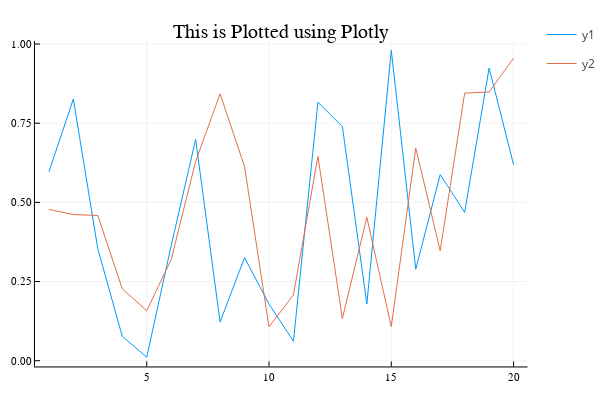

Notebook code for this chart:
### Code cell
# Backend
plotlyjs()

plot(x, y, title="This is Plotted using Plotly")

### Figure 1 — Plotly figure (JSON) as saved in the notebook; plotly's stock layout.template omitted (floating-point values rounded to 4 significant figures)
{"data": [{"colorbar": {"title": ""}, "legendgroup": "y1", "line": {"color": "rgba(0, 154, 250, 1.000)", "dash": "solid", "shape": "linear", "width": 1}, "mode": "lines", "name": "y1", "showlegend": true, "type": "scatter", "x": [1, 2, 3, 4, 5, 6, 7, 8, 9, 10, 11, 12, 13, 14, 15, 16, 17, 18, 19, 20], "xaxis": "x", "y": [0.5962, 0.8265, 0.3536, 0.07724, 0.01094, 0.3634, 0.6987, 0.1223, 0.3256, 0.1786, 0.06156, 0.8162, 0.7394, 0.179, 0.9804, 0.2891, 0.5878, 0.4686, 0.9242, 0.619], "yaxis": "y", "zmax": null, "zmin": null}, {"colorbar": {"title": ""}, "legendgroup": "y2", "line": {"color": "rgba(227, 111, 71, 1.000)", "dash": "solid", "shape": "linear", "width": 1}, "mode": "lines", "name": "y2", "showlegend": true, "type": "scatter", "x": [1, 2, 3, 4, 5, 6, 7, 8, 9, 10, 11, 12, 13, 14, 15, 16, 17, 18, 19, 20], "xaxis": "x", "y": [0.4779, 0.4615, 0.4587, 0.2274, 0.158, 0.3195, 0.6295, 0.8427, 0.6131, 0.1069, 0.208, 0.6455, 0.1334, 0.4526, 0.1077, 0.6719, 0.347, 0.8452, 0.8485, 0.9554], "yaxis": "y", "zmax": null, "zmin": null}], "layout": {"annotations": [{"font": {"color": "rgba(0, 0, 0, 1.000)", "family": "sans-serif", "size": 20}, "rotation": 0, "showarrow": false, "text": "This is Plotted using Plotly", "x": 0.5296, "xanchor": "center", "xref": "paper", "y": 1, "yanchor": "top", "yref": "paper"}], "height": 400, "legend_position": {"bgcolor": "rgba(255, 255, 255, 1.000)", "bordercolor": "rgba(0, 0, 0, 1.000)", "borderwidth": 1, "font": {"color": "rgba(0, 0, 0, 1.000)", "family": "sans-serif", "size": 11}, "title": {"font": {"color": "rgba(0, 0, 0, 1.000)", "family": "sans-serif", "size": 15}, "text": ""}, "tracegroupgap": 0, "traceorder": "normal", "x": 1, "xanchor": "auto", "y": 1, "yanchor": "auto"}, "margin": {"b": 20, "l": 0, "r": 0, "t": 20}, "paper_bgcolor": "rgba(255, 255, 255, 1.000)", "plot_bgcolor": "rgba(255, 255, 255, 1.000)", "showlegend": true, "width": 600, "xaxis": {"anchor": "y", "domain": [0.06582, 0.9934], "gridcolor": "rgba(0, 0, 0, 0.100)", "gridwidth": 0.5, "linecolor": "rgba(0, 0, 0, 1.000)", "mirror": false, "range": [0.43, 20.57], "showgrid": true, "showline": true, "showticklabels": true, "tickangle": 0, "tickcolor": "rgb(0, 0, 0)", "tickfont": {"color": "rgba(0, 0, 0, 1.000)", "family": "sans-serif", "size": 11}, "tickmode": "array", "ticks": "inside", "ticktext": ["5", "10", "15", "20"], "tickvals": [5, 10, 15, 20], "title": "", "titlefont": {"color": "rgba(0, 0, 0, 1.000)", "family": "sans-serif", "size": 15}, "type": "-", "visible": true, "zeroline": false, "zerolinecolor": "rgba(0, 0, 0, 1.000)"}, "yaxis": {"anchor": "x", "domain": [0.03762, 0.9415], "gridcolor": "rgba(0, 0, 0, 0.100)", "gridwidth": 0.5, "linecolor": "rgba(0, 0, 0, 1.000)", "mirror": false, "range": [-0.01814, 1.009], "showgrid": true, "showline": true, "showticklabels": true, "tickangle": 0, "tickcolor": "rgb(0, 0, 0)", "tickfont": {"color": "rgba(0, 0, 0, 1.000)", "family": "sans-serif", "size": 11}, "tickmode": "array", "ticks": "inside", "ticktext": ["0.00", "0.25", "0.50", "0.75", "1.00"], "tickvals": [0, 0.25, 0.5, 0.75, 1], "title": "", "titlefont": {"color": "rgba(0, 0, 0, 1.000)", "family": "sans-serif", "size": 15}, "type": "-", "visible": true, "zeroline": false, "zerolinecolor": "rgba(0, 0, 0, 1.000)"}}}
